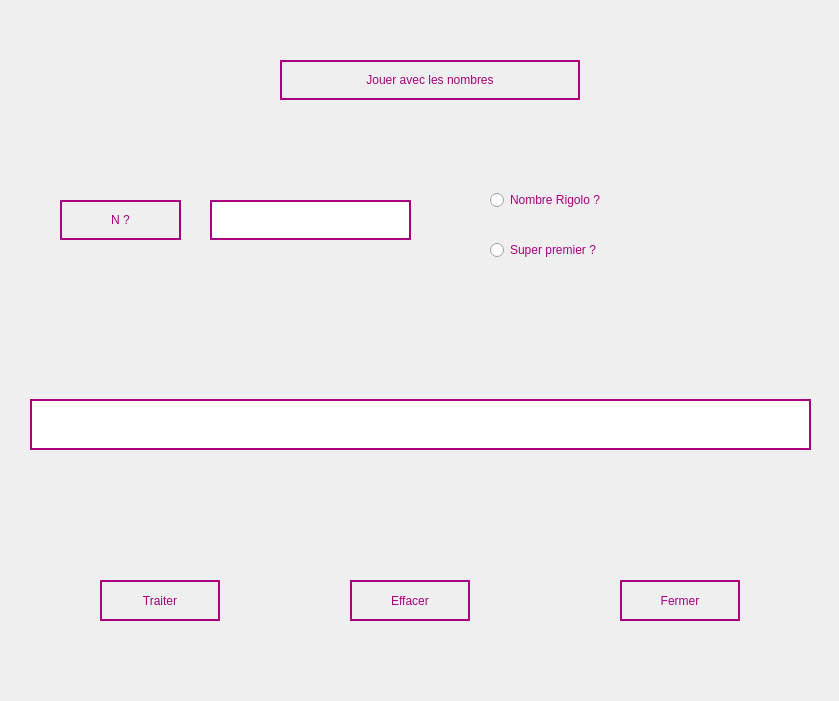
<?xml version="1.0" encoding="UTF-8"?>
<ui version="4.0">
 <class>Form</class>
 <widget class="QWidget" name="Form">
  <property name="geometry">
   <rect>
    <x>0</x>
    <y>0</y>
    <width>839</width>
    <height>701</height>
   </rect>
  </property>
  <property name="windowTitle">
   <string>Form</string>
  </property>
  <widget class="QLabel" name="label">
   <property name="geometry">
    <rect>
     <x>280</x>
     <y>60</y>
     <width>300</width>
     <height>40</height>
    </rect>
   </property>
   <property name="styleSheet">
    <string notr="true">border: 2px solid black;
font: 75 14pt &quot;MS Shell Dlg 2&quot;;
color: rgb(170, 0, 127);
border-color: rgb(170, 0, 127);
padding: 5px 10px;</string>
   </property>
   <property name="text">
    <string>Jouer avec les nombres</string>
   </property>
   <property name="alignment">
    <set>Qt::AlignCenter</set>
   </property>
  </widget>
  <widget class="QLabel" name="label_2">
   <property name="geometry">
    <rect>
     <x>60</x>
     <y>200</y>
     <width>121</width>
     <height>40</height>
    </rect>
   </property>
   <property name="styleSheet">
    <string notr="true">border: 2px solid black;
font: 75 11pt &quot;MS Shell Dlg 2&quot;;
color: rgb(170, 0, 127);
border-color: rgb(170, 0, 127);
padding: 5px 10px;</string>
   </property>
   <property name="text">
    <string>N ?</string>
   </property>
   <property name="alignment">
    <set>Qt::AlignCenter</set>
   </property>
  </widget>
  <widget class="QLineEdit" name="intInput">
   <property name="geometry">
    <rect>
     <x>210</x>
     <y>200</y>
     <width>201</width>
     <height>40</height>
    </rect>
   </property>
   <property name="styleSheet">
    <string notr="true">border: 2px solid black;
font: 75 11pt &quot;MS Shell Dlg 2&quot;;
color: rgb(170, 0, 127);
border-color: rgb(170, 0, 127);
padding: 5px 10px;</string>
   </property>
  </widget>
  <widget class="QLineEdit" name="resultLabel">
   <property name="geometry">
    <rect>
     <x>30</x>
     <y>399</y>
     <width>781</width>
     <height>51</height>
    </rect>
   </property>
   <property name="styleSheet">
    <string notr="true">border: 2px solid black;
font: 75 13pt &quot;MS Shell Dlg 2&quot;;
color: rgb(170, 0, 127);
border-color: rgb(170, 0, 127);
padding: 5px 10px;</string>
   </property>
   <property name="alignment">
    <set>Qt::AlignCenter</set>
   </property>
  </widget>
  <widget class="QPushButton" name="pushButton">
   <property name="geometry">
    <rect>
     <x>100</x>
     <y>580</y>
     <width>120</width>
     <height>41</height>
    </rect>
   </property>
   <property name="styleSheet">
    <string notr="true">border: 2px solid black;
font: 75 11pt &quot;MS Shell Dlg 2&quot;;
color: rgb(170, 0, 127);
border-color: rgb(170, 0, 127);
padding: 5px 10px;</string>
   </property>
   <property name="text">
    <string>Traiter</string>
   </property>
  </widget>
  <widget class="QPushButton" name="pushButton_2">
   <property name="geometry">
    <rect>
     <x>620</x>
     <y>580</y>
     <width>120</width>
     <height>41</height>
    </rect>
   </property>
   <property name="styleSheet">
    <string notr="true">border: 2px solid black;
font: 75 11pt &quot;MS Shell Dlg 2&quot;;
color: rgb(170, 0, 127);
border-color: rgb(170, 0, 127);
padding: 5px 10px;</string>
   </property>
   <property name="text">
    <string>Fermer</string>
   </property>
  </widget>
  <widget class="QRadioButton" name="radioButton">
   <property name="geometry">
    <rect>
     <x>490</x>
     <y>180</y>
     <width>161</width>
     <height>40</height>
    </rect>
   </property>
   <property name="styleSheet">
    <string notr="true">font: 75 11pt &quot;MS Shell Dlg 2&quot;;
color: rgb(170, 0, 127);</string>
   </property>
   <property name="text">
    <string>Nombre Rigolo ?</string>
   </property>
  </widget>
  <widget class="QRadioButton" name="radioButton_2">
   <property name="geometry">
    <rect>
     <x>490</x>
     <y>230</y>
     <width>161</width>
     <height>40</height>
    </rect>
   </property>
   <property name="styleSheet">
    <string notr="true">font: 75 11pt &quot;MS Shell Dlg 2&quot;;
color: rgb(170, 0, 127);</string>
   </property>
   <property name="text">
    <string>Super premier ?</string>
   </property>
  </widget>
  <widget class="QPushButton" name="pushButton_3">
   <property name="geometry">
    <rect>
     <x>350</x>
     <y>580</y>
     <width>120</width>
     <height>41</height>
    </rect>
   </property>
   <property name="styleSheet">
    <string notr="true">border: 2px solid black;
font: 75 11pt &quot;MS Shell Dlg 2&quot;;
color: rgb(170, 0, 127);
border-color: rgb(170, 0, 127);
padding: 5px 10px;</string>
   </property>
   <property name="text">
    <string>Effacer</string>
   </property>
  </widget>
 </widget>
 <resources/>
 <connections/>
</ui>
